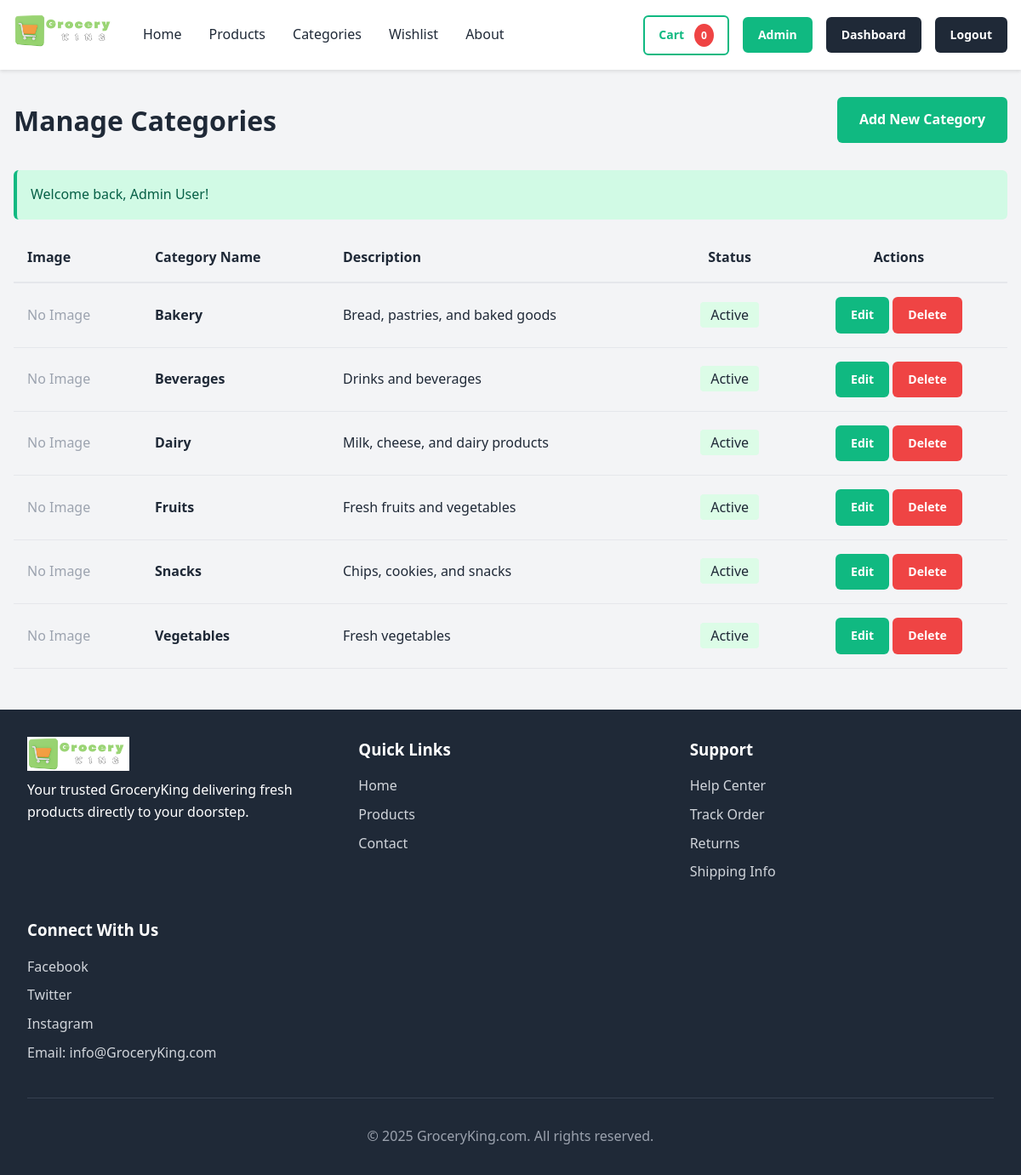
The page /admin/categories/manage.php (signed in) on the database its author committed.
### tables this page shows
CREATE TABLE categories (
    id INT PRIMARY KEY AUTO_INCREMENT,
    name VARCHAR(100) UNIQUE NOT NULL,
    description TEXT,
    image VARCHAR(255),
    slug VARCHAR(100) UNIQUE NOT NULL,
    status ENUM('active', 'inactive') DEFAULT 'active',
    sort_order INT DEFAULT 0,
    created_at TIMESTAMP DEFAULT CURRENT_TIMESTAMP,
    updated_at TIMESTAMP DEFAULT CURRENT_TIMESTAMP ON UPDATE CURRENT_TIMESTAMP,
    INDEX idx_categories_slug (slug),
    INDEX idx_categories_name (name),
    INDEX idx_categories_status (status)
);

### config/functions.php (called while the page is built, shortened)
<?php
function e($string) {
    return htmlspecialchars($string, ENT_QUOTES, 'UTF-8');
}
function getFlashMessage() {
    if (isset($_SESSION['flash_message'])) {
        $type = $_SESSION['flash_type'] ?? 'info';
        $message = $_SESSION['flash_message'];
        return ['type' => $type, 'message' => $message];
        }
    return null;
    }

### config/db.php (called while the page is built, shortened)
<?php
class Database {
    private static $instance = null;
    private $connection = null;
    private function __construct() {
        try {
            $host = getenv('DB_HOST') ?: 'localhost';
            $dbname = getenv('DB_NAME') ?: 'grocery_store';
            $username = getenv('DB_USER') ?: 'root';
            $password = getenv('DB_PASS') ?: '';
            $dsn = "mysql:host={$host};dbname={$dbname};charset=utf8mb4";
            $options = [
                PDO::ATTR_ERRMODE => PDO::ERRMODE_EXCEPTION,
                PDO::ATTR_DEFAULT_FETCH_MODE => PDO::FETCH_ASSOC,
                PDO::ATTR_EMULATE_PREPARES => false,
                PDO::ATTR_STRINGIFY_FETCHES => false,
                PDO::MYSQL_ATTR_INIT_COMMAND => "SET NAMES utf8mb4 COLLATE utf8mb4_unicode_ci"
            ];
            $this->connection = new PDO($dsn, $username, $password, $options);
        } catch (PDOException $e) {
            error_log("Database connection failed: " . $e->getMessage());
            throw new Exception("Database connection failed. Please check your configuration.");
}
    }
    public static function getInstance() {
        if (self::$instance === null) {
            self::$instance = new self();
        }
        return self::$instance;
    }
    public function getConnection() {
        return $this->connection;
    }
}

### classes/Category.php (called while the page is built, shortened)
<?php
require_once __DIR__ . '/../config/db.php';
require_once __DIR__ . '/../config/functions.php';
class Category {
    private $db;
    public function __construct() {
        $this->db = Database::getInstance()->getConnection();
    }
    public function getAll($status = 'active') {
        try {
            if ($status && $status !== null && $status !== '') {
                $stmt = $this->db->prepare("
                    SELECT * FROM categories
                    WHERE status = ?
                    ORDER BY sort_order ASC, name ASC
                ");
                $stmt->execute([$status]);
            } else {
                $stmt = $this->db->query("
                    SELECT * FROM categories
                    ORDER BY sort_order ASC, name ASC
                ");
            }
            $result = $stmt->fetchAll(PDO::FETCH_ASSOC);
            return $result ? $result : [];
        } catch (PDOException $e) {
            error_log("Get all categories error: " . $e->getMessage());
            return [];
        }
    }
}

### admin/categories/manage.php (the view, shortened to what this page needs)
<?php
require_once __DIR__ . '/../../config/functions.php';
require_once __DIR__ . '/../../config/db.php';
require_once __DIR__ . '/../../classes/Category.php';
$category = new Category();
$categories = $category->getAll();
require_once __DIR__ . '/../../includes/header.php';
?>
<div class="container mt-4">
    <div style="display: flex; justify-content: space-between; align-items: center; margin-bottom: 2rem;">
        <h1>Manage Categories</h1>
        <a href="<?php echo SITE_URL; ?>admin/categories/add.php" class="btn btn-primary">Add New Category</a>
    </div>
    <?php
    $flash = getFlashMessage();
    if ($flash):
    ?>
        <div class="alert alert-<?php echo $flash['type']; ?>">
            <?php echo e($flash['message']); ?>
        </div>
    <?php endif; ?>
    <?php if (empty($categories)): ?>
        <div class="alert alert-info">
            <p>No categories found. <a href="<?php echo SITE_URL; ?>admin/categories/add.php">Add your first category</a></p>
        </div>
    <?php else: ?>
    <table style="width: 100%; border-collapse: collapse;">
            <thead>
                <tr style="border-bottom: 2px solid #e5e7eb;">
                    <th style="text-align: left; padding: 1rem;">Image</th>
                    <th style="text-align: left; padding: 1rem;">Category Name</th>
                    <th style="text-align: left; padding: 1rem;">Description</th>
                    <th style="text-align: center; padding: 1rem;">Status</th>
                    <th style="text-align: center; padding: 1rem;">Actions</th>
            </tr>
        </thead>
        <tbody>
                <?php foreach ($categories as $cat): ?>
                <tr style="border-bottom: 1px solid #e5e7eb;">
                        <td style="padding: 1rem;">
                            <?php if (!empty($cat['image'])): ?>
                                <img src="<?php echo SITE_URL; ?>public/uploads/<?php echo e($cat['image']); ?>"
                                     alt="<?php echo e($cat['name']); ?>"
                                     style="width: 60px; height: 60px; object-fit: cover;">
                            <?php else: ?>
                                <span style="color: #9ca3af;">No Image</span>
                            <?php endif; ?>
                        </td>
                        <td style="padding: 1rem;">
                            <strong><?php echo e($cat['name']); ?></strong>
                        </td>
                        <td style="padding: 1rem;">
                            <?php echo e(substr($cat['description'] ?? '', 0, 50)); ?><?php echo strlen($cat['description'] ?? '') > 50 ? '...' : ''; ?>
                        </td>
                        <td style="text-align: center; padding: 1rem;">
                            <span style="padding: 0.25rem 0.75rem; border-radius: 0.25rem; background: <?php echo $cat['status'] === 'active' ? '#dcfce7' : '#fee2e2'; ?>;">
                                <?php echo ucfirst($cat['status']); ?>
                            </span>
                        </td>
                        <td style="text-align: center; padding: 1rem;">
                            <a href="<?php echo SITE_URL; ?>admin/categories/edit.php?id=<?php echo $cat['id']; ?>" class="btn btn-small btn-primary">Edit</a>
                            <a href="<?php echo SITE_URL; ?>admin/categories/manage.php?delete=<?php echo $cat['id']; ?>"
                               onclick="return confirm('Are you sure you want to delete this category? This will also delete all products in this category.');"
                               class="btn btn-small" style="background: #ef4444; color: white;">Delete</a>
                    </td>
                </tr>
                <?php endforeach; ?>
        </tbody>
    </table>
    <?php endif; ?>
</div>
<?php require_once __DIR__ . '/../../includes/footer.php'; ?>

### public/css/style.css (style rules this page uses)
:root { --color-primary: #10b981; --color-primary-dark: #059669; --color-secondary: #f59e0b; --color-white: #ffffff; --color-dark: #1f2937; --color-light: #f3f4f6; --color-gray: #d1d5db; --color-border: #e5e7eb; --color-success: #10b981; --color-danger: #ef4444; --color-warning: #f59e0b; --color-info: #3b82f6; --spacing-base: 1rem; }
* { margin: 0; padding: 0; box-sizing: border-box; }
body { font-family: 'Segoe UI', Tahoma, Geneva, Verdana, sans-serif; color: var(--color-dark); background-color: var(--color-light); line-height: 1.6; }
.container { max-width: 1200px; margin: 0 auto; padding: 0 1rem; }
.mt-4 { margin-top: 2rem; }
.btn { display: inline-flex; align-items: center; justify-content: center; padding: 0.75rem 1.5rem; border-radius: 0.375rem; text-decoration: none; font-weight: 600; cursor: pointer; border: 2px solid transparent; transition: all 0.3s; gap: 0.5rem; }
.btn-primary { background-color: var(--color-primary); color: var(--color-white); }
.btn-small { padding: 0.5rem 1rem; font-size: 0.875rem; }
.alert { padding: 1rem; border-radius: 0.375rem; margin-bottom: 1rem; display: flex; align-items: center; gap: 0.75rem; }
.alert-success { background-color: #d1fae5; color: #065f46; border-left: 4px solid var(--color-success); }
table { width: 100%; border-collapse: collapse; margin: 1rem 0; }
thead { background-color: var(--color-light); }
th { padding: 1rem; text-align: left; font-weight: 600; border-bottom: 2px solid var(--color-border); }
td { padding: 1rem; border-bottom: 1px solid var(--color-border); }

### rows shown on the page
categories: shows "No Image", name "Bakery", description "Bread, pastries, and baked goods", status "Active"
categories: shows "No Image", name "Beverages", description "Drinks and beverages", status "Active"
categories: shows "No Image", name "Dairy", description "Milk, cheese, and dairy products", status "Active"
categories: shows "No Image", name "Fruits", description "Fresh fruits and vegetables", status "Active"
categories: shows "No Image", name "Snacks", description "Chips, cookies, and snacks", status "Active"
categories: shows "No Image", name "Vegetables", description "Fresh vegetables", status "Active"

### other values the page prints
$cartCount "0"
$flash['message'] "Welcome back, Admin User!"
SITE_NAME "GroceryKing.com"
